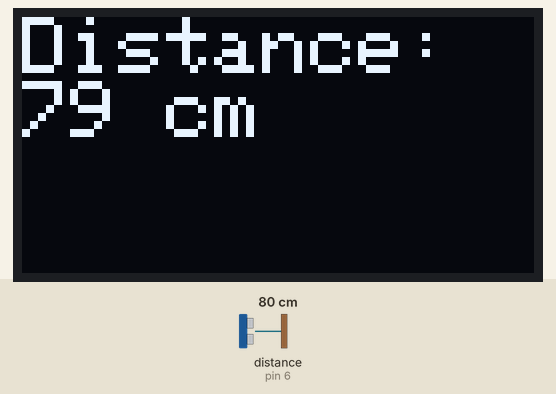
Bench run of a sketch on a simulated Arduino Uno, built with avr-gcc and run on an emulated ATmega328P. Shown: 128×64 one-colour display. Wiring (from diagram.json): ultrasonic range finder: trigger pin 7; echo pin 6. The inputs (shaded band) are chosen by the test bench; at power-on: distance to the obstacle (sensor on pin 6) 80 cm. The echo pulse lasts 58.3 µs per cm; what the sketch prints to the serial monitor is not drawn.

Above: at 3.2 s.
3.3 s: distance to the obstacle (sensor on pin 6) set to 299 cm
At 4.3 s:
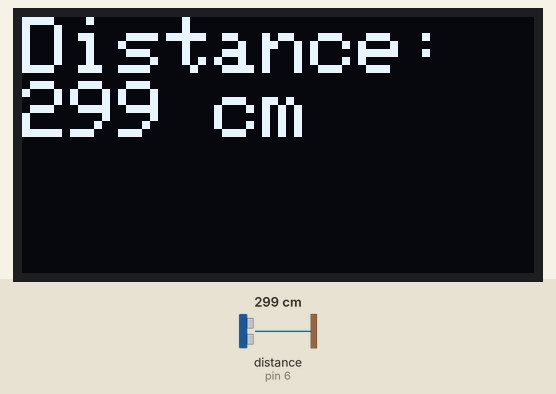
5.2 s: distance to the obstacle (sensor on pin 6) set to 18 cm
At 6.6 s:
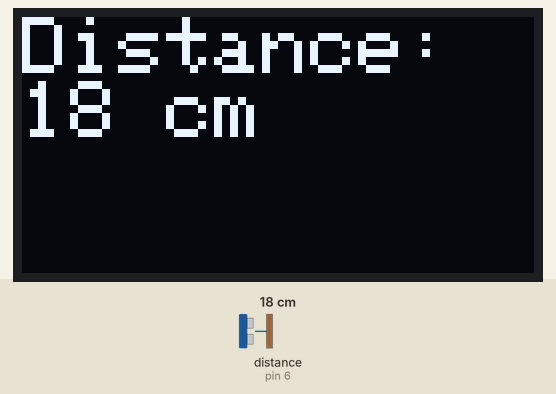
7.3 s: distance to the obstacle (sensor on pin 6) set to 2 cm
At 8.8 s:
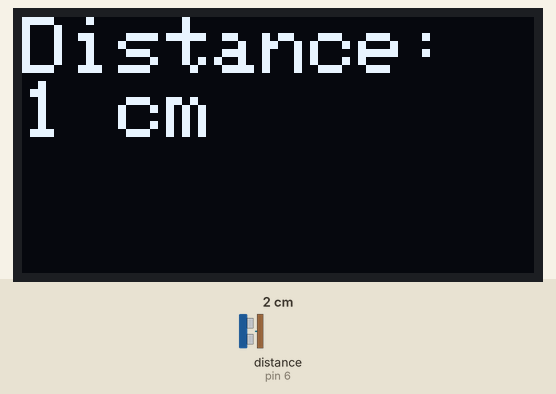
Timing chart, 0 to 10.3 s (numbered marks = the images above; inputs shaded):
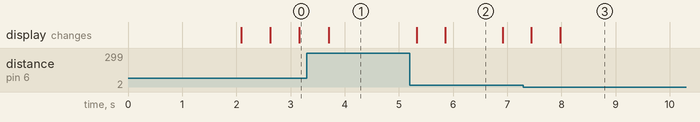

The sketch:

distanceCalc.ino
```cpp
#include <Wire.h>
#include <Adafruit_GFX.h>
#include <Adafruit_SSD1306.h>

#define SCREEN_WIDTH 128
#define SCREEN_HEIGHT 64

int trigPin = 7;
int echoPin = 6;


Adafruit_SSD1306 display(SCREEN_WIDTH, SCREEN_HEIGHT, &Wire, -1);

void setup() {

  Serial.begin(9600);

  if (!display.begin(SSD1306_SWITCHCAPVCC, 0x3C)) {
    Serial.println(F("SSD1306 allocation failed"));
    for (;;);
  }

  pinMode(trigPin, OUTPUT);
  pinMode(echoPin, INPUT);

  display.clearDisplay();
  display.setTextColor(SSD1306_WHITE);
  display.setTextSize(2);
  display.setCursor(0,0);

  // Displaying the initialization screen
  display.println("Distance Calculator initializing....");
  display.display();
  delay(2000);
}

void loop() {
  // Calculating Distance

  digitalWrite(trigPin, LOW);
  delayMicroseconds(2);
  digitalWrite(trigPin, HIGH);
  delayMicroseconds(10);
  digitalWrite(trigPin, LOW);

  long duration = pulseIn(echoPin, HIGH);
  int distance = duration * 0.0344 / 2;

  // Displaying distance in oled display and serial monitor
  display.clearDisplay();
  display.setTextColor(SSD1306_WHITE);
  display.setTextSize(2);
  display.setCursor(0,0);

  display.println("Distance: ");
  display.print(distance);
  display.print(" cm");
  display.display();

  Serial.print("Distance: ");
  Serial.print(distance);
  Serial.println(" cm");

  delay(500);
}
```

Measured:
- after the input at 3.3 s, the display: changes after 0.41 s (image 1)
- after the input at 5.2 s, the display: first changes after 0.13 s (image 2 shows a later state)
- after the input at 7.3 s, the display: first changes after 0.15 s (image 3 shows a later state)
- what the display in image 2 shows lasts 1.0 s, from 5.9 s to 6.9 s
